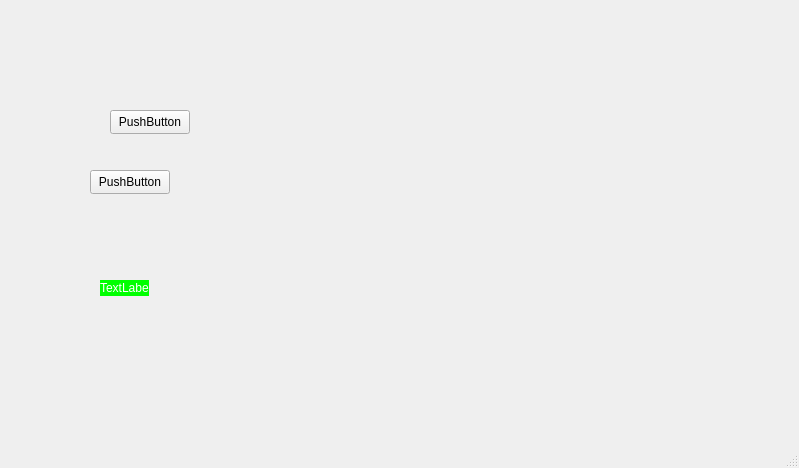
<?xml version="1.0" encoding="UTF-8"?>
<ui version="4.0">
 <class>MainWindow</class>
 <widget class="QMainWindow" name="MainWindow">
  <property name="geometry">
   <rect>
    <x>0</x>
    <y>0</y>
    <width>799</width>
    <height>468</height>
   </rect>
  </property>
  <property name="windowTitle">
   <string>MainWindow</string>
  </property>
  <widget class="QWidget" name="centralwidget">
   <widget class="QPushButton" name="pushButton">
    <property name="geometry">
     <rect>
      <x>110</x>
      <y>110</y>
      <width>80</width>
      <height>24</height>
     </rect>
    </property>
    <property name="text">
     <string>PushButton</string>
    </property>
   </widget>
   <widget class="QLabel" name="label">
    <property name="geometry">
     <rect>
      <x>100</x>
      <y>280</y>
      <width>49</width>
      <height>16</height>
     </rect>
    </property>
    <property name="styleSheet">
     <string notr="true">background-color: #0f0;
color: #fff;</string>
    </property>
    <property name="text">
     <string>TextLabel</string>
    </property>
   </widget>
   <widget class="QPushButton" name="pushButton_2">
    <property name="geometry">
     <rect>
      <x>90</x>
      <y>170</y>
      <width>80</width>
      <height>24</height>
     </rect>
    </property>
    <property name="text">
     <string>PushButton</string>
    </property>
   </widget>
  </widget>
  <widget class="QMenuBar" name="menubar">
   <property name="geometry">
    <rect>
     <x>0</x>
     <y>0</y>
     <width>799</width>
     <height>21</height>
    </rect>
   </property>
  </widget>
  <widget class="QStatusBar" name="statusbar"/>
 </widget>
 <resources/>
 <connections>
  <connection>
   <sender>pushButton</sender>
   <signal>clicked()</signal>
   <receiver>MainWindow</receiver>
   <slot>close()</slot>
   <hints>
    <hint type="sourcelabel">
     <x>171</x>
     <y>146</y>
    </hint>
    <hint type="destinationlabel">
     <x>223</x>
     <y>171</y>
    </hint>
   </hints>
  </connection>
 </connections>
</ui>
